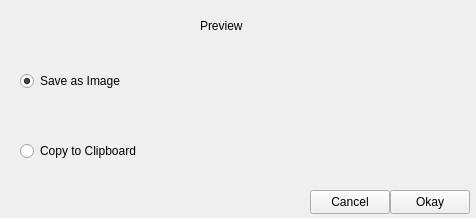
<?xml version="1.0" encoding="UTF-8"?>
<ui version="4.0">
 <class>Preview</class>
 <widget class="QWidget" name="Preview">
  <property name="geometry">
   <rect>
    <x>0</x>
    <y>0</y>
    <width>476</width>
    <height>218</height>
   </rect>
  </property>
  <property name="windowTitle">
   <string>Preview</string>
  </property>
  <property name="styleSheet">
   <string notr="true">font: 10pt &quot;MesloLGS NF&quot;;</string>
  </property>
  <widget class="QLabel" name="label">
   <property name="geometry">
    <rect>
     <x>190</x>
     <y>40</y>
     <width>281</width>
     <height>131</height>
    </rect>
   </property>
   <property name="text">
    <string/>
   </property>
  </widget>
  <widget class="QLabel" name="label_2">
   <property name="geometry">
    <rect>
     <x>200</x>
     <y>15</y>
     <width>71</width>
     <height>21</height>
    </rect>
   </property>
   <property name="text">
    <string>Preview</string>
   </property>
  </widget>
  <widget class="QPushButton" name="okay">
   <property name="geometry">
    <rect>
     <x>390</x>
     <y>190</y>
     <width>80</width>
     <height>24</height>
    </rect>
   </property>
   <property name="text">
    <string>Okay</string>
   </property>
  </widget>
  <widget class="QPushButton" name="cancel">
   <property name="geometry">
    <rect>
     <x>310</x>
     <y>190</y>
     <width>80</width>
     <height>24</height>
    </rect>
   </property>
   <property name="text">
    <string>Cancel</string>
   </property>
  </widget>
  <widget class="QRadioButton" name="save">
   <property name="geometry">
    <rect>
     <x>20</x>
     <y>70</y>
     <width>151</width>
     <height>22</height>
    </rect>
   </property>
   <property name="text">
    <string>Save as Image</string>
   </property>
   <property name="checked">
    <bool>true</bool>
   </property>
  </widget>
  <widget class="QRadioButton" name="copy">
   <property name="geometry">
    <rect>
     <x>20</x>
     <y>140</y>
     <width>161</width>
     <height>22</height>
    </rect>
   </property>
   <property name="text">
    <string>Copy to Clipboard</string>
   </property>
  </widget>
 </widget>
 <resources/>
 <connections/>
</ui>
